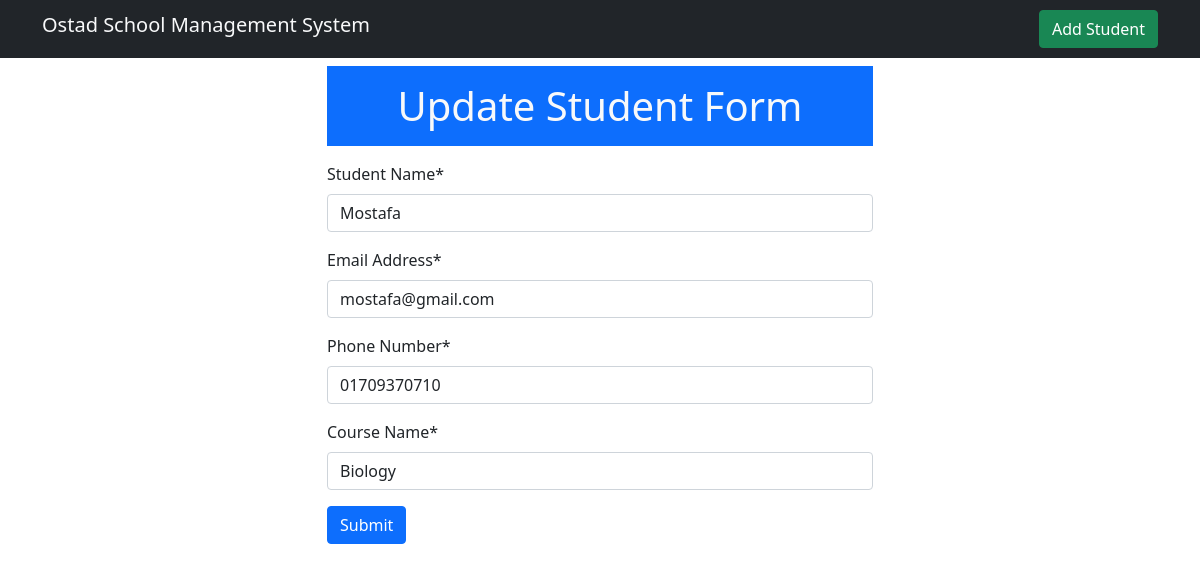
The page /student/16/update on the database its author committed.
### student/models.py (models this page shows, shortened)
class Student(models.Model):
    name = models.CharField(max_length=100)
    email = models.EmailField()
    phone = models.CharField(max_length=11)
    course = models.CharField(max_length=50)

### student/views.py (the view, shortened to what this page needs)
# urls.py: path('student/<int:id>/update', views.StudentUpdateViews.as_view(), name='student-update'),
class StudentUpdateViews(UpdateView):
    pk_url_kwarg = 'id'
    model = models.Student
    form_class = forms.StudentForm
    context_object_name = 'form'
    success_url = reverse_lazy('home')
    template_name = 'student/update_student_form.html'

### student/forms.py
class StudentForm(ModelForm):
    class Meta:
        model = models.Student
        fields = '__all__'
        labels = {
            'name': 'Student Name',
            'email': 'Email Address',
            'phone': 'Phone Number',
            'course': 'Course Name',
        }

### student/templates/student/update_student_form.html (shortened to what this page needs)
{% extends 'student/base.html' %}
{% load crispy_forms_tags %}
{% block content %}
    <div class="container">
        <div class="row">
            <div class="col-3">
            </div>
            <div class="col-6">
              <h1 class="h1 text-center mb-3 text-light p-3 bg-primary text-wrap">Update Student Form</h1>
                <form method="POST">
                        {{ form|crispy }}
                      <button type="submit" class="btn btn-primary">Submit</button>
                  </form>
            </div>
            <div class="col-3">
            </div>
        </div>
    </div>
{% endblock %}

### rows shown on the page
Student: name "Mostafa", email "mostafa@gmail.com", phone "01709370710", course "Biology"
